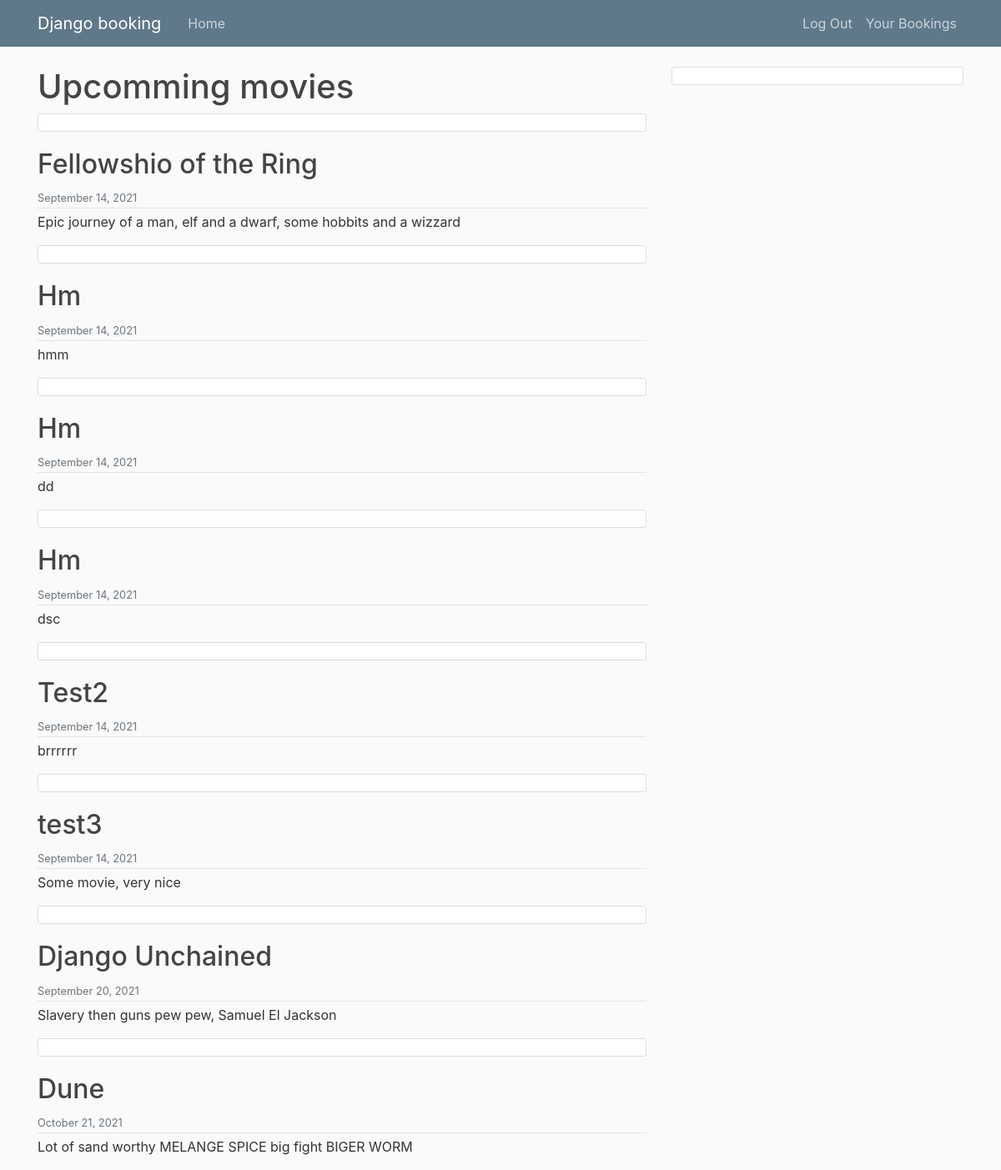
Screenshot of /booking/ (signed in) with the database file from the repository.
### Booking/models.py (models this page shows, shortened)
class Movie(models.Model):
    title = models.CharField(max_length=100)
    description = models.TextField()
    date = models.DateField()
    time = models.TimeField()
    director = models.CharField(max_length=100)
    scriptwriter = models.CharField(max_length=100)
    studio = models.CharField(max_length=100)
    room_id = models.ForeignKey(Room, on_delete=models.CASCADE)

### Booking/views.py (the view)
# urls.py: path('', MoviesListView.as_view(), name='booking-home'),
class MoviesListView(ListView):
    model = Movie
    template_name = 'Booking/home.html'
    context_object_name = 'movies'
    ordering = ['date']

### templates/Booking/home.html (shortened to what this page needs)
{% extends "ADB/base.html" %}
{% block content %}
    <H1>Upcomming movies</H1>
    {% for movie in movies %}
        <article class="media content-section"></article>
          <div class="media-body">
            <h2><a class="article-title" href="{% url 'movie-detail' movie.id %}">{{ movie.title }}</a></h2>
            <div class="article-metadata">
              <small class="text-muted">{{ movie.date|date:"F d, Y" }}</small>
            </div>
            <p class="article-content">{{ movie.description }}</p>
          </div>
    {% endfor %}
{% endblock content %}

### static/Booking/main.css (style rules this page uses)
body { background: #fafafa; color: #333333; margin-top: 5rem; }
h1, h2, h3, h4, h5, h6 { color: #444444; }
.content-section { background: #ffffff; padding: 10px 20px; border: 1px solid #dddddd; border-radius: 3px; margin-bottom: 20px; }
.article-title { color: #444444; }
.article-content { white-space: pre-line; }
.article-metadata { padding-bottom: 1px; margin-bottom: 4px; border-bottom: 1px solid #e3e3e3 }

### rows the page displays
Movie: title "Fellowshio of the Ring", date "September 14, 2021", description "Epic journey of a man, elf and a dwarf, some hobbits and a wizzard"
Movie: title "Hm", date "September 14, 2021", description "hmm"
Movie: title "Hm", date "September 14, 2021", description "dd"
Movie: title "Hm", date "September 14, 2021", description "dsc"
Movie: title "Test2", date "September 14, 2021", description "brrrrrr"
Movie: title "test3", date "September 14, 2021", description "Some movie, very nice"
Movie: title "Django Unchained", date "September 20, 2021", description "Slavery then guns pew pew, Samuel El Jackson"
Movie: title "Dune", date "October 21, 2021", description "Lot of sand worthy MELANGE SPICE big fight BIGER WORM"
